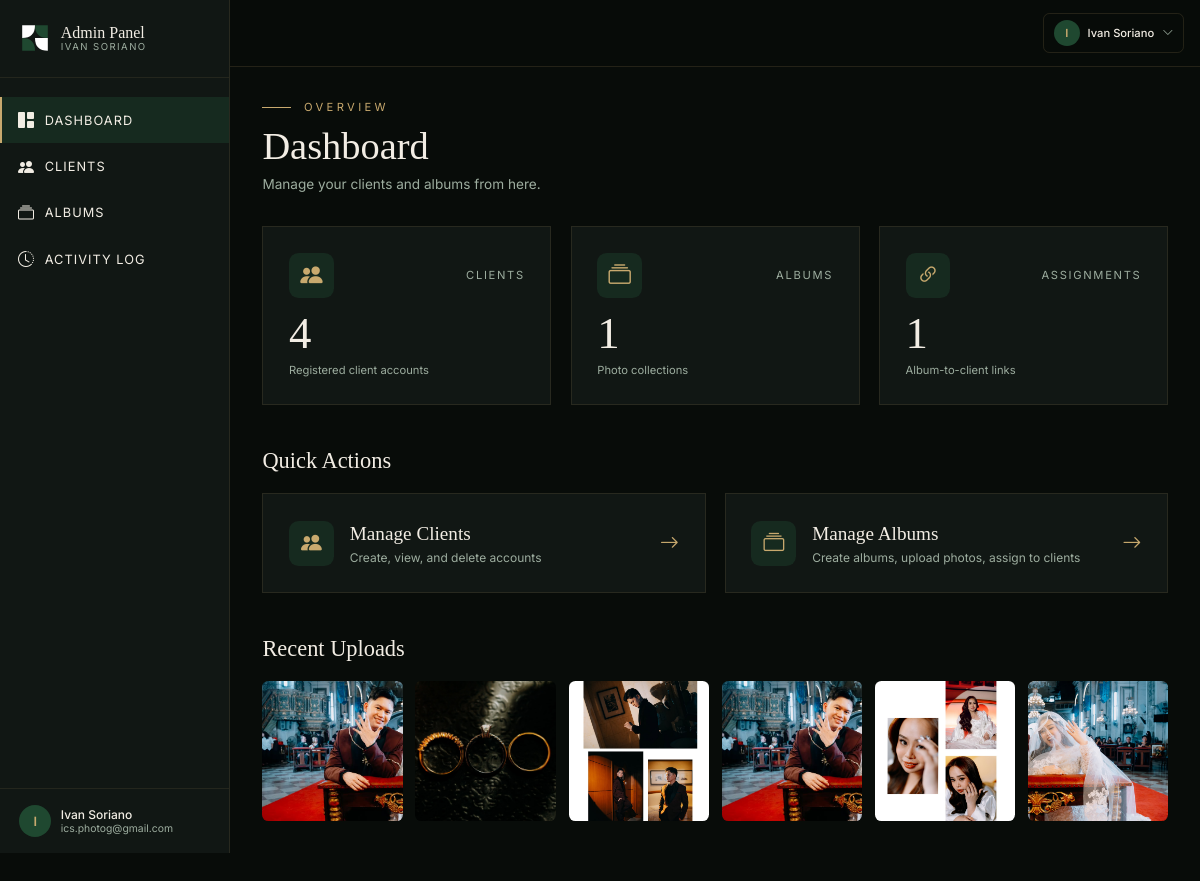
The page /admin/dashboard (signed in) on the database its author committed.
### models.py (models this page shows, shortened)
class User(UserMixin, db.Model):
    __tablename__ = "users"
    id = db.Column(db.Integer, primary_key=True)
    email = db.Column(db.String(120), unique=True, nullable=False)
    password_hash = db.Column(db.String(256), nullable=True)
    role = db.Column(db.String(20), nullable=False, default="client")  # 'admin' or 'client'
    name = db.Column(db.String(100), nullable=False, default="")
    created_at = db.Column(db.DateTime, default=datetime.utcnow)
    failed_login_count = db.Column(db.Integer, default=0)
    locked_until = db.Column(db.DateTime, nullable=True)
    oauth_provider = db.Column(db.String(20), nullable=True)  # 'facebook', 'google', or None
    assignments = db.relationship("PhotoAssignment", backref="client", foreign_keys="PhotoAssignment.client_id", cascade="all, delete-orphan")
    @property
    def is_admin(self):
        return self.role == "admin"

class Photo(db.Model):
    __tablename__ = "photos"
    id = db.Column(db.Integer, primary_key=True)
    filename = db.Column(db.String(255), nullable=False)
    original_name = db.Column(db.String(255), nullable=False)
    title = db.Column(db.String(200), nullable=True)
    uploaded_at = db.Column(db.DateTime, default=datetime.utcnow)
    uploaded_by = db.Column(db.Integer, db.ForeignKey("users.id"), nullable=True)
    uploader = db.relationship("User", foreign_keys=[uploaded_by])
    assignments = db.relationship("PhotoAssignment", backref="photo", cascade="all, delete-orphan")

### admin.py (the view)
@admin_bp.route("/dashboard")
@admin_required
def dashboard():
    total_clients = User.query.filter_by(role="client").count()
    total_albums = Album.query.count()
    total_assignments = AlbumAssignment.query.count()
    recent_photos = Photo.query.order_by(Photo.uploaded_at.desc()).limit(6).all()
    return render_template("admin/dashboard.html",
                           total_clients=total_clients,
                           total_albums=total_albums,
                           total_assignments=total_assignments,
                           recent_photos=recent_photos)

### admin.py (called while the page is built)
def admin_required(f):
    @wraps(f)
    @login_required
    def decorated(*args, **kwargs):
        if not current_user.is_admin:
            return redirect(url_for("client.gallery"))
        return f(*args, **kwargs)
    return decorated

### app.py (called while the page is built)
@login_manager.user_loader
def load_user(user_id):
    return User.query.get(int(user_id))

### templates/admin/dashboard.html (shortened to what this page needs)
{% extends "admin/base.html" %}
{% block content %}
<div class="admin-animate">
  <div class="mb-10">
    <div class="flex items-center gap-4 mb-3">
      <span class="uppercase" style="font-family: var(--font-body); color: var(--isp-gold); letter-spacing: 0.3em; font-size: 14px;">Overview</span>
    </div>
    <h1 style="font-family: var(--font-display); color: var(--isp-cream); font-size: 48px; font-weight: 300; line-height: 1.1;">Dashboard</h1>
    <p class="mt-2" style="color: var(--isp-text-muted); font-size: 17px;">Manage your clients and albums from here.</p>
  </div>
  <div class="grid grid-cols-1 md:grid-cols-3 gap-6 mb-12">
    <div class="admin-card p-8">
      <div class="flex items-center justify-between mb-4">
        <div class="w-14 h-14 rounded-xl flex items-center justify-center" style="background-color: rgba(31,72,48,0.4);">
          <i class="bi bi-people-fill" style="font-size: 28px; color: var(--isp-gold);"></i>
        </div>
        <span class="uppercase" style="font-size: 14px; letter-spacing: 0.15em; color: var(--isp-text-muted);">Clients</span>
      </div>
      <p style="font-family: var(--font-display); color: var(--isp-cream); font-size: 56px; font-weight: 300; line-height: 1;">{{ total_clients }}</p>
      <p class="mt-2" style="color: var(--isp-text-muted); font-size: 14px;">Registered client accounts</p>
    </div>
    <div class="admin-card p-8">
      <div class="flex items-center justify-between mb-4">
        <div class="w-14 h-14 rounded-xl flex items-center justify-center" style="background-color: rgba(31,72,48,0.4);">
          <i class="bi bi-collection" style="font-size: 28px; color: var(--isp-gold);"></i>
        </div>
        <span class="uppercase" style="font-size: 14px; letter-spacing: 0.15em; color: var(--isp-text-muted);">Albums</span>
      </div>
      <p style="font-family: var(--font-display); color: var(--isp-cream); font-size: 56px; font-weight: 300; line-height: 1;">{{ total_albums }}</p>
      <p class="mt-2" style="color: var(--isp-text-muted); font-size: 14px;">Photo collections</p>
    </div>
    <div class="admin-card p-8">
      <div class="flex items-center justify-between mb-4">
        <div class="w-14 h-14 rounded-xl flex items-center justify-center" style="background-color: rgba(31,72,48,0.4);">
          <i class="bi bi-link-45deg" style="font-size: 28px; color: var(--isp-gold);"></i>
        </div>
        <span class="uppercase" style="font-size: 14px; letter-spacing: 0.15em; color: var(--isp-text-muted);">Assignments</span>
      </div>
      <p style="font-family: var(--font-display); color: var(--isp-cream); font-size: 56px; font-weight: 300; line-height: 1;">{{ total_assignments }}</p>
      <p class="mt-2" style="color: var(--isp-text-muted); font-size: 14px;">Album-to-client links</p>
    </div>
  </div>
  <h2 class="mb-5" style="font-family: var(--font-display); color: var(--isp-cream); font-size: 28px; font-weight: 300;">Quick Actions</h2>
  <div class="grid grid-cols-1 md:grid-cols-2 gap-6 mb-12">
    <a href="/admin/clients" class="admin-card p-8 flex items-center justify-between">
      <div class="flex items-center gap-5">
        <div class="w-14 h-14 rounded-xl flex items-center justify-center flex-shrink-0" style="background-color: rgba(31,72,48,0.4);">
          <i class="bi bi-people-fill" style="font-size: 26px; color: var(--isp-gold);"></i>
        </div>
        <div>
          <p style="font-family: var(--font-display); color: var(--isp-cream); font-size: 24px;">Manage Clients</p>
          <p style="color: var(--isp-text-muted); font-size: 15px;">Create, view, and delete accounts</p>
        </div>
      </div>
      <i class="bi bi-arrow-right" style="font-size: 24px; color: var(--isp-gold);"></i>
    </a>
    <a href="/admin/albums" class="admin-card p-8 flex items-center justify-between">
      <div class="flex items-center gap-5">
        <div class="w-14 h-14 rounded-xl flex items-center justify-center flex-shrink-0" style="background-color: rgba(31,72,48,0.4);">
          <i class="bi bi-collection" style="font-size: 26px; color: var(--isp-gold);"></i>
        </div>
        <div>
          <p style="font-family: var(--font-display); color: var(--isp-cream); font-size: 24px;">Manage Albums</p>
          <p style="color: var(--isp-text-muted); font-size: 15px;">Create albums, upload photos, assign to clients</p>
        </div>
      </div>
      <i class="bi bi-arrow-right" style="font-size: 24px; color: var(--isp-gold);"></i>
    </a>
  </div>
  {% if recent_photos %}
  <div>
    <h2 class="mb-5" style="font-family: var(--font-display); color: var(--isp-cream); font-size: 28px; font-weight: 300;">Recent Uploads</h2>
    <div class="grid grid-cols-2 md:grid-cols-3 lg:grid-cols-6 gap-4">
      {% for photo in recent_photos %}
      <div class="relative overflow-hidden rounded-lg" style="aspect-ratio: 1/1;">
        <img src="{{ url_for('static', filename='uploads/' + photo.filename) }}" alt="{{ photo.original_name }}" loading="lazy" style="width: 100%; height: 100%; object-fit: cover;" />
      </div>
      {% endfor %}
    </div>
  </div>
  {% endif %}
</div>
{% endblock %}

### templates/admin/base.html (shortened to what this page needs)
<!DOCTYPE html>
<html lang="en">
<head>
  <script src="https://cdn.tailwindcss.com"></script>
  <link rel="stylesheet" href="https://cdn.jsdelivr.net/npm/bootstrap-icons@1.11.3/font/bootstrap-icons.min.css">
  <link rel="stylesheet" href="{{ url_for('static', filename='css/styles.css') }}" />
</head>
<body style="background-color: var(--isp-bg); font-family: var(--font-body); min-height: 100vh;">
  <div class="flex items-stretch" style="min-height: 125vh;">
    <aside class="fixed lg:sticky inset-y-0 left-0 w-72 z-50 flex flex-col transition-transform duration-300 -translate-x-full lg:translate-x-0"
      id="admin-sidebar"
      style="background-color: var(--isp-bg-card); border-right: 1px solid rgba(200,169,110,0.12);">
      <div class="px-6 py-7" style="border-bottom: 1px solid rgba(200,169,110,0.1);">
        <a href="/admin/dashboard" class="flex items-center gap-3">
          <svg width="40" height="40" viewBox="0 0 100 100" fill="none" xmlns="http://www.w3.org/2000/svg">
            <path d="M10 10 H50 Q50 50 10 50 Z" fill="white" />
            <path d="M50 10 H90 V50 Q50 50 50 10 Z" fill="#1F4830" />
            <path d="M10 50 Q50 50 50 90 H10 Z" fill="#1F4830" />
            <path d="M50 50 Q50 90 90 90 V50 Z" fill="white" />
          </svg>
          <div class="flex flex-col leading-none">
            <span style="font-family: var(--font-display); color: var(--isp-cream); font-size: 20px; font-weight: 400;">
              Admin Panel
            </span>
            <span style="font-family: var(--font-body); color: var(--isp-text-muted); font-size: 12px; letter-spacing: 0.15em; text-transform: uppercase; margin-top: 2px;">
              Ivan Soriano
            </span>
          </div>
        </a>
      </div>
      <nav class="flex-1 py-6 overflow-y-auto">
        <a href="/admin/dashboard" class="admin-nav-link" style="color: var(--isp-cream);">
          <i class="bi bi-grid-1x2-fill" style="font-size: 20px;"></i> Dashboard
        </a>
        <a href="/admin/clients" class="admin-nav-link" style="color: var(--isp-cream);">
          <i class="bi bi-people-fill" style="font-size: 20px;"></i> Clients
        </a>
        <a href="/admin/albums" class="admin-nav-link" style="color: var(--isp-cream);">
          <i class="bi bi-collection" style="font-size: 20px;"></i> Albums
        </a>
        <a href="/admin/logs" class="admin-nav-link" style="color: var(--isp-cream);">
          <i class="bi bi-clock-history" style="font-size: 20px;"></i> Activity Log
        </a>
      </nav>
      <div class="px-6 py-5" style="border-top: 1px solid rgba(200,169,110,0.1);">
        <div class="flex items-center gap-3">
          <div class="w-10 h-10 rounded-full flex items-center justify-center" style="background-color: var(--isp-green); color: var(--isp-gold); font-size: 16px; font-weight: 600;">
            {{ current_user.name[0] if current_user.name else 'A' }}
          </div>
          <div class="flex flex-col leading-tight">
            <span style="color: var(--isp-cream); font-size: 15px; font-weight: 500;">{{ current_user.name }}</span>
            <span style="color: var(--isp-text-muted); font-size: 13px;">{{ current_user.email }}</span>
          </div>
        </div>
      </div>
    </aside>
    <div class="flex-1 min-w-0" style="min-height: 125vh;">
      <header class="sticky top-0 z-30 flex items-center justify-between px-5 py-4"
        style="background-color: rgba(8,12,9,0.92); backdrop-filter: blur(12px); border-bottom: 1px solid rgba(200,169,110,0.15);">
        <div class="relative">
          <button onclick="toggleUserMenu()" class="flex items-center gap-2.5 px-3 py-2 rounded-lg transition-all hover:bg-isp-green" style="border: 1px solid rgba(200,169,110,0.15);">
            <div class="w-8 h-8 rounded-full flex items-center justify-center" style="background-color: var(--isp-green); color: var(--isp-gold); font-size: 14px; font-weight: 600;">
              {{ current_user.name[0] if current_user.name else 'A' }}
            </div>
            <span class="hidden sm:inline" style="color: var(--isp-cream); font-size: 14px; font-weight: 500;">{{ current_user.name }}</span>
            <i class="bi bi-chevron-down" style="font-size: 14px; color: var(--isp-text-muted);"></i>
          </button>
        </div>
      </header>
      <main class="px-6 lg:px-10 py-10">
        {% block content %}{% endblock %}
      </main>
    </div>
  </div>
</body>
</html>

### static/css/styles.css (style rules this page uses)
body { zoom: 0.8; }
:root { --isp-green: #1F4830; --isp-green-light: #2D5A3D; --isp-green-dark: #152E20; --isp-cream: #F2EDE4; --isp-gold: #C8A96E; --isp-bg: #080C09; --isp-bg-card: #111714; --isp-bg-section: #0D120F; --isp-text-muted: #9DAD9F; --font-display: 'Cormorant Garamond', Georgia, serif; --font-body: 'Inter', system-ui, sans-serif; }
* { margin: 0; padding: 0; box-sizing: border-box; }
html, body { height: 100%; }
body { background-color: var(--isp-bg); font-family: var(--font-body); color: var(--isp-cream); -webkit-font-smoothing: antialiased; -moz-osx-font-smoothing: grayscale; }
html { scroll-behavior: smooth; }

### templates/admin/base.html (style rules this page uses)
.admin-nav-link { display: flex; align-items: center; gap: 12px; padding: 14px 20px; font-size: 16px; letter-spacing: 0.08em; text-transform: uppercase; transition: all 0.3s ease; border-left: 3px solid transparent; }
.admin-nav-link.active { background-color: rgba(31,72,48,0.4); border-left-color: var(--isp-gold); color: var(--isp-gold); }
.admin-card { background-color: var(--isp-bg-card); border: 1px solid rgba(200,169,110,0.12); transition: border-color 0.3s ease, transform 0.3s ease; }
.admin-animate { animation: fadeInUp 0.5s ease-out; }

### rows shown on the page
User: name "I", name "Ivan Soriano", email "ics.photog@gmail.com"
Photo: filename+original_name (picture)
Photo: filename+original_name (picture)
Photo: filename+original_name (picture)
Photo: filename+original_name (picture)
Photo: filename+original_name (picture)
Photo: filename+original_name (picture)

### other values the page prints
{{ total_clients }} "4"
{{ total_albums }} "1"
{{ total_assignments }} "1"
